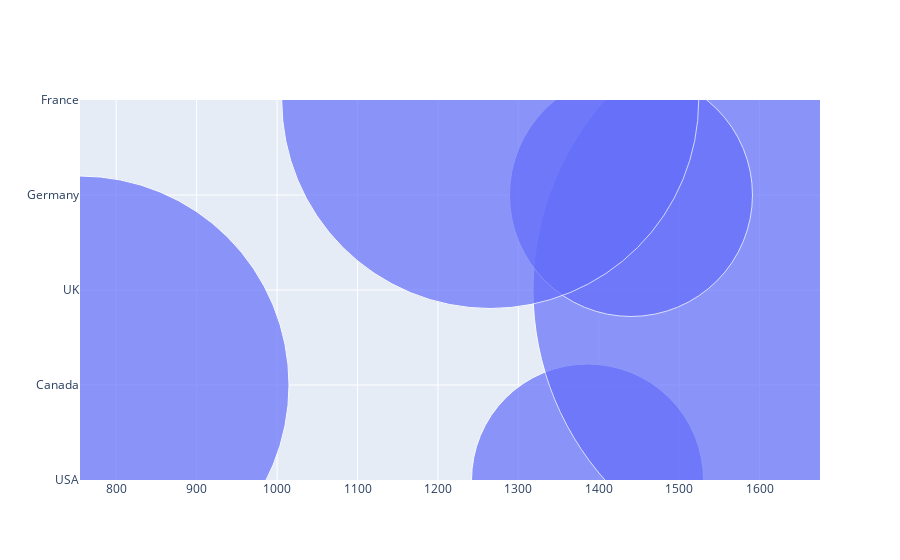

Notebook source saved alongside this figure:
### Code cell
# 5. Using the given dataset, create a bubble chart to represent each country's population (y-axis), GDP (x
# axis), and bubble size proportional to the population

np.random.seed(25)
data = {
 'Country': ['USA', 'Canada', 'UK', 'Germany', 'France'],
 'Population': np.random.randint(100, 1000, 5),
 'GDP': np.random.randint(500, 2000,
5)
}

df3 = pd.DataFrame(data)

fig = go.Figure()

fig.add_trace(go.Scatter(x=df3['GDP'], y=df3['Country'], mode='markers', marker_size=df3['Population']))

fig.show()

### Figure 1 — Plotly figure (JSON) as saved in the notebook; plotly's stock layout.template omitted (floating-point values rounded to 4 significant figures)
{"data": [{"marker": {"size": [232, 418, 574, 243, 417]}, "mode": "markers", "type": "scatter", "x": [1386, 755, 1675, 1440, 1265], "y": ["USA", "Canada", "UK", "Germany", "France"]}], "layout": {}}
